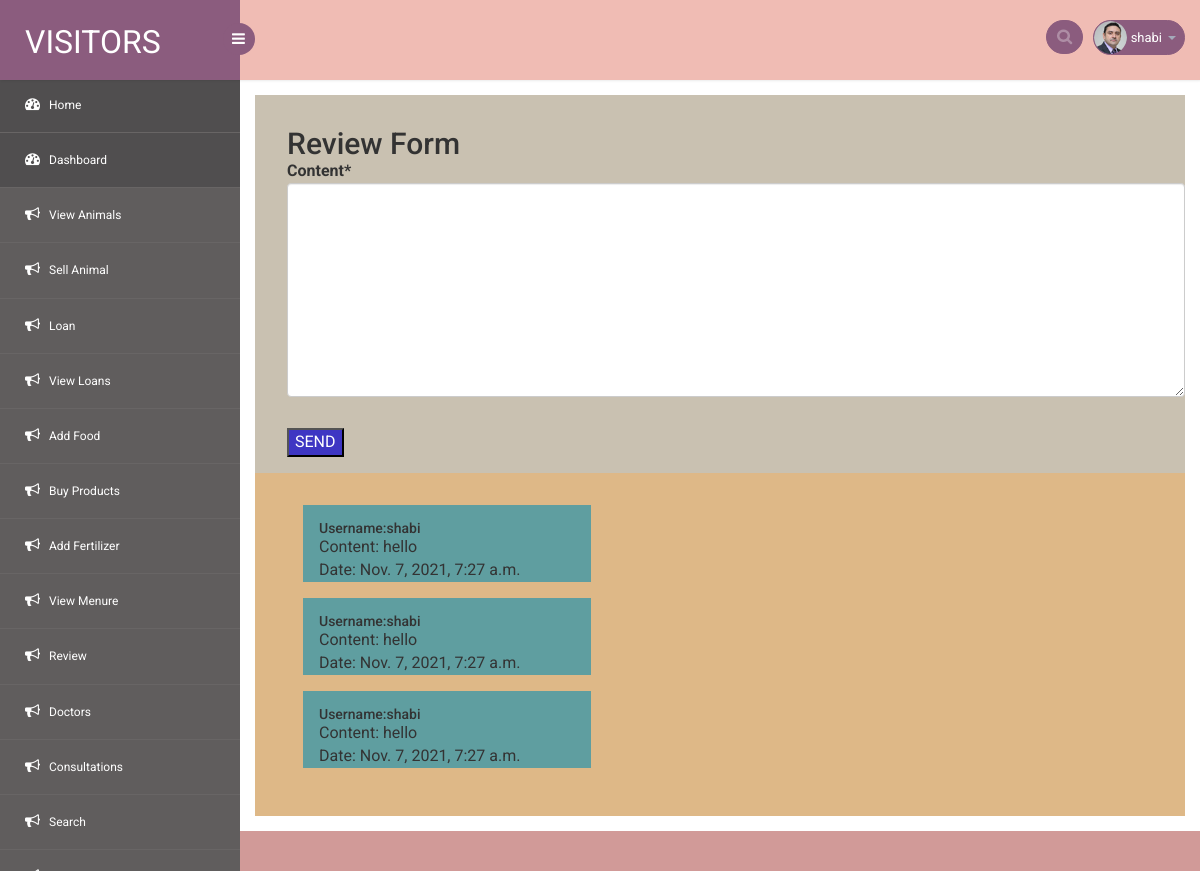
/review (signed in), run on the app's committed database.
### animal/models.py (models this page shows, shortened)
class Review(models.Model):
    user=models.ForeignKey(User,on_delete=models.CASCADE,null=True,blank=True)
    content=models.TextField()
    date=models.DateTimeField(default=timezone.now)

### animal/views.py (the view, shortened to what this page needs)
# urls.py: path('review',views.review,name="review"),
def review(request):
    review=Review.objects.filter(user=request.user)
    review_form=ReviewForm()
    return render(request,'review.html',{'review_form':review_form,'review':review})

### animal/forms.py
class ReviewForm(forms.ModelForm):
    content=forms.Textarea()
    class Meta:
        model=Review
        fields=('content',)

### animal/templates/review.html (shortened to what this page needs)
{% extends 'dashboard.html' %}
{% load crispy_forms_tags %}
{% block content %}
<div style="padding-left: 2rem;padding-top: 2rem;padding-bottom: 1em;background-color: #c9c1b1;">
    <h2>Review Form</h2>
    <form action="" method="POST">
        {{review_form|crispy}}
        <input type="submit" value="SEND" style="background-color: #3e36c3;color: white;margin-top: 1em;">
    </form>
</div>
<div style="background-color: burlywood;padding-bottom: 2em;padding-top: 2em;padding-left: 3em;">
    {% for i in review %}
<div class="card" style="width: 18rem;" >
    <div class="card-body" style="margin-bottom: 1em;background-color: cadetblue;padding-top: 1em;padding-left: 1em;">
      <h5 class="card-title">Username:{{i.user.username}}</h5>
      <p class="card-text">Content: {{i.content}}</p>
      <p class="card-text">Date: {{i.date}}</p>
    </div>
  </div>
  {% endfor %}
</div>
{% endblock %}

### animal/templates/dashboard.html (shortened to what this page needs)
<!DOCTYPE html>
<head>
<link rel="stylesheet" href="/static/css1/bootstrap.min.css" >
<link href="/static/css1/style.css" rel='stylesheet' type='text/css' />
<link href="/static/css1/style-responsive.css" rel="stylesheet"/>
<link rel="stylesheet" href="/static/css1/font.css" type="text/css"/>
<link href="/static/css1/font-awesome.css" rel="stylesheet">
<link rel="stylesheet" href="/static/css1/morris.css" type="text/css"/>
<link rel="stylesheet" href="/static/css1/monthly.css">
</head>
<body>
<section id="container">
<header class="header fixed-top clearfix">
<div class="brand">
    <a href="index.html" class="logo">
        VISITORS
    </a>
    <div class="sidebar-toggle-box">
        <div class="fa fa-bars"></div>
    </div>
</div>
<div class="top-nav clearfix">
    <ul class="nav pull-right top-menu">
        <li>
            <input type="text" class="form-control search" placeholder=" Search">
        </li>
        <li class="dropdown">
            <a data-toggle="dropdown" class="dropdown-toggle" href="#">
                <img alt="" src="/static/images1/2.png">
                <span class="username">{{user.username}}</span>
                <b class="caret"></b>
            </a>
        </li>
    </ul>
</div>
</header>
<aside>
    <div id="sidebar" class="nav-collapse">
        <div class="leftside-navigation">
            <ul class="sidebar-menu" id="nav-accordion">
                <li>
                    <a class="active" href="{% url 'index' %}">
                        <i class="fa fa-dashboard"></i>
                        <span>Home</span>
                    </a>
                </li>
				<li>
                    <a class="active" href="{% url 'dashboard' %}">
                        <i class="fa fa-dashboard"></i>
                        <span>Dashboard</span>
                    </a>
                </li>
                {% if user.register %}
				<li>
                    <a href="{% url 'view_animal' %}">
                        <i class="fa fa-bullhorn"></i>
                        <span>View Animals </span>
                    </a>
                </li>
				<li>
                    <a href="{% url 'add_animal' %}">
                        <i class="fa fa-bullhorn"></i>
                        <span>Sell Animal </span>
                    </a>
                </li>
				<li>
                    <a href="{% url 'add_loan' %}">
                        <i class="fa fa-bullhorn"></i>
                        <span>Loan </span>
                    </a>
                </li>
				<li>
                    <a href="{% url 'view_my_loans' %}">
                        <i class="fa fa-bullhorn"></i>
                        <span>View Loans </span>
                    </a>
                </li>
                <li>
                    <a href="{% url 'add_food_products' %}">
                        <i class="fa fa-bullhorn"></i>
                        <span>Add Food</span>
                    </a>
                </li>
				<li>
                    <a href="{% url 'view_food_products' %}">
                        <i class="fa fa-bullhorn"></i>
                        <span>Buy Products</span>
                    </a>
                </li>
                <li>
                    <a href="{% url 'add_fertilizer' %}">
                        <i class="fa fa-bullhorn"></i>
                        <span>Add Fertilizer</span>
                    </a>
                </li>
				<li>
                    <a href="{% url 'view_fertilizer_products' %}">
                        <i class="fa fa-bullhorn"></i>
                        <span>View Menure</span>
                    </a>
                </li>
				<li>
                    <a href="{% url 'review' %}">
                        <i class="fa fa-bullhorn"></i>
                        <span>Review </span>
                    </a>
                </li>
				<li>
                    <a href="{% url 'view_doctors' %}">
                        <i class="fa fa-bullhorn"></i>
                        <span>Doctors </span>
                    </a>
                </li>
                <li>
                    <a href="{% url 'for_my_consultation' %}">
                        <i class="fa fa-bullhorn"></i>
                        <span>Consultations </span>
                    </a>
                </li>
                <li>
                    <a href="{% url 'search' %}">
                        <i class="fa fa-bullhorn"></i>
                        <span>Search </span>
                    </a>
                </li>
                <li>
                    <a href="{% url 'view_events' %}">
                    </a>
                </li>
				{% endif %}
            </ul>            </div>
    </div>
</aside>
<section id="main-content">
	<section class="wrapper">
		<div>
			{% block content %}{% endblock %}
		</div>
</section>
		  <div class="footer">
		  </div>
</section>
</section>
</body>
</html>

### animal/static/css1/style.css (style rules this page uses)
h4, h5, h6, h1, h2, h3 { margin: 0; }
ul, ol { margin: 0; }
p { margin: 0; }
html, body { font-family: 'Roboto', sans-serif; font-size: 100%; overflow-x: hidden; background: url(../images/bg.jpg) no-repeat 0px 0px; background-size:cover; }
body a { transition: 0.5s all ease; -webkit-transition: 0.5s all ease; -moz-transition: 0.5s all ease; -o-transition: 0.5s all ease; -ms-transition: 0.5s all ease; text-decoration:none; }
h1,h2,h3,h4,h5,h6 { margin:0; }
p { margin:0; }
ul,label { margin:0; padding:0; }
#sidebar { width:240px; height:100%; position:fixed; background:rgba(52, 48, 48, 0.78); -webkit-transition:all .3s ease-in-out; -moz-transition:all .3s ease-in-out; -o-transition:all .3s ease-in-out; transition:all .3s ease-in-out; }
#sidebar ul li { position: relative; }
.leftside-navigation,.right-stat-bar { height: 100%; }
ul.sidebar-menu,ul.sidebar-menu li ul.sub { margin:-2px 0 0; padding:0; }
ul.sidebar-menu { padding-top:80px; }
ul.sidebar-menu li { border-bottom:1px solid rgba(255,255,255,0.05); }
ul.sidebar-menu li a span { display:inline-block; }
ul.sidebar-menu li a { color:#fff; text-decoration:none; display:block; padding:18px 0 18px 25px; font-size:12px; outline:none; -webkit-transition:all 0.3s ease; -moz-transition:all 0.3s ease; -o-transition:all 0.3s ease; -ms-transition:all 0.3s ease; transition:all 0.3s ease; }
ul.sidebar-menu li a.active, ul.sidebar-menu li a:hover, ul.sidebar-menu li a:focus { background: rgba(40, 40, 46, 0.28); color: #fff; display: block; -webkit-transition: all 0.3s ease; -moz-transition: all 0.3s ease; -o-transition: all 0.3s ease; -ms-transition: all 0.3s ease; transition: all 0.3s ease; }
ul.sidebar-menu li a i { font-size:15px; padding-right:6px; }
ul.sidebar-menu li a.active i { color:#fff; }
#main-content { margin-left:240px; -webkit-transition:all .3s ease-in-out; -moz-transition:all .3s ease-in-out; -o-transition:all .3s ease-in-out; transition:all .3s ease-in-out; }
.footer { background: #d19a98; padding: 20px; }
.header { left:0; right:0; z-index:1002; background:rgb(240, 188, 180); -webkit-transition:all .3s ease-in-out; -moz-transition:all .3s ease-in-out; -o-transition:all .3s ease-in-out; transition:all .3s ease-in-out; }
.fixed-top { position:fixed; box-shadow:1px 0 3px rgba(0,0,0,.15); }
.wrapper { display:inline-block; margin-top:80px; padding:15px; width:100%; }
.brand { background:#8b5c7e; float:left; width:240px; height:80px; position:relative; }
a.logo { font-size:32px; color:#fff; float:left; margin:20px 0 0 25px; text-transform:uppercase; }
#top_menu .nav>li,ul.top-menu>li { float:left; }
ul.top-menu { margin-right:15px; margin-top: 0; }
ul.top-menu > li > a { color: #fff; font-size: 16px; background: #8b5c7e; padding: 4px 8px; margin-right: 15px; border-radius: 50%; -webkit-border-radius: 50%; padding-right: 8px !important; }
.top-nav { margin-top:20px; }
.top-nav img { border-radius:50%; -webkit-border-radius:50%; width:33px; }
.top-nav .username { font-size:13px; color:#fff; }
.top-nav ul.top-menu>li>a { border-radius: 100px; -webkit-border-radius: 100px; padding: 0px; background: none; margin-right: 0; border: 1px solid #8b5c7e; background: #8b5c7e; }
.top-nav ul.top-menu>li { margin-left:10px; }
.top-nav .nav .caret { border-bottom-color:#A4AABA; border-top-color:#A4AABA; }
.search { width: 20px; -webkit-transition: all .3s ease; -moz-transition: all .3s ease; -ms-transition: all .3s ease; -o-transition: all .3s ease; transition: all .3s ease; border: 1px solid #8b5c7e; box-shadow: none; background: #8b5c7e url(../images/search-icon.png) no-repeat 10px 8px; padding: 0 5px 0 30px; color: #fff; border-radius: 100px; -webkit-border-radius: 100px; cursor:pointer; }
.sidebar-toggle-box { float:left; margin-top:23px; margin-left:-15px; background:#8b5c7e; border-radius:50%; -webkit-border-radius:50%; width:32px; height:32px; position:absolute; right:-15px; }
.sidebar-toggle-box .fa-bars { cursor:pointer; display:inline-block; font-size:15px; padding:8px 8px 8px 9px; color:#fff; }

### data on the page
Review: user.username "shabi", content "hello", date "Nov. 7, 2021, 7:27 a.m."
Review: user.username "shabi", content "hello", date "Nov. 7, 2021, 7:27 a.m."
Review: user.username "shabi", content "hello", date "Nov. 7, 2021, 7:27 a.m."

### other printed values
{{ user.username }} "shabi"
